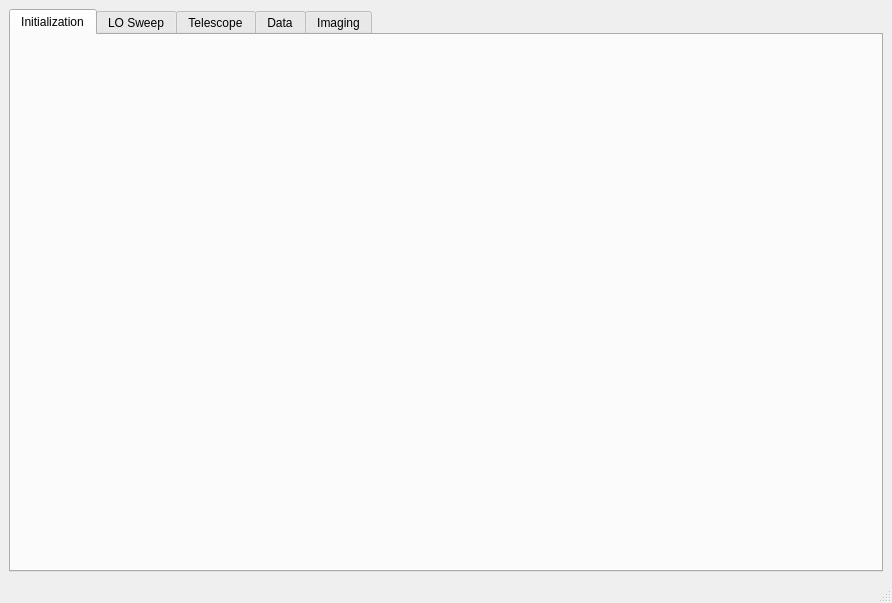
<?xml version="1.0" encoding="UTF-8"?>
<ui version="4.0">
 <class>MainWindow</class>
 <widget class="QMainWindow" name="MainWindow">
  <property name="geometry">
   <rect>
    <x>0</x>
    <y>0</y>
    <width>892</width>
    <height>603</height>
   </rect>
  </property>
  <property name="windowTitle">
   <string>MainWindow</string>
  </property>
  <widget class="QWidget" name="centralwidget">
   <layout class="QHBoxLayout" name="horizontalLayout">
    <item>
     <widget class="QTabWidget" name="tabWidget">
      <property name="currentIndex">
       <number>0</number>
      </property>
      <widget class="QWidget" name="initialization_tab">
       <attribute name="title">
        <string>Initialization</string>
       </attribute>
       <layout class="QVBoxLayout" name="verticalLayout">
        <item>
         <widget class="InitializationWidget" name="initialization_widget" native="true"/>
        </item>
       </layout>
      </widget>
      <widget class="QWidget" name="losweep_tab">
       <attribute name="title">
        <string>LO Sweep</string>
       </attribute>
       <layout class="QVBoxLayout" name="verticalLayout_4">
        <item>
         <widget class="LoConfigWidget" name="losweep_widget" native="true"/>
        </item>
       </layout>
      </widget>
      <widget class="QWidget" name="telescope_tab">
       <attribute name="title">
        <string>Telescope</string>
       </attribute>
       <layout class="QGridLayout" name="gridLayout">
        <item row="0" column="0">
         <widget class="TelescopeControlWidget" name="telescope_widget" native="true"/>
        </item>
       </layout>
      </widget>
      <widget class="QWidget" name="data_tab">
       <attribute name="title">
        <string>Data</string>
       </attribute>
      </widget>
      <widget class="QWidget" name="imaging_tab">
       <attribute name="title">
        <string>Imaging</string>
       </attribute>
      </widget>
     </widget>
    </item>
   </layout>
  </widget>
  <widget class="QMenuBar" name="menubar">
   <property name="geometry">
    <rect>
     <x>0</x>
     <y>0</y>
     <width>892</width>
     <height>22</height>
    </rect>
   </property>
  </widget>
  <widget class="QStatusBar" name="statusbar"/>
 </widget>
 <customwidgets>
  <customwidget>
   <class>LoConfigWidget</class>
   <extends>QWidget</extends>
   <header>rfsocinterface.loconfig</header>
   <container>1</container>
  </customwidget>
  <customwidget>
   <class>TelescopeControlWidget</class>
   <extends>QWidget</extends>
   <header>rfsocinterface.telescope</header>
   <container>1</container>
  </customwidget>
  <customwidget>
   <class>InitializationWidget</class>
   <extends>QWidget</extends>
   <header>rfsocinterface.initialization</header>
   <container>1</container>
  </customwidget>
 </customwidgets>
 <resources>
  <include location="icons.qrc"/>
 </resources>
 <connections/>
</ui>
